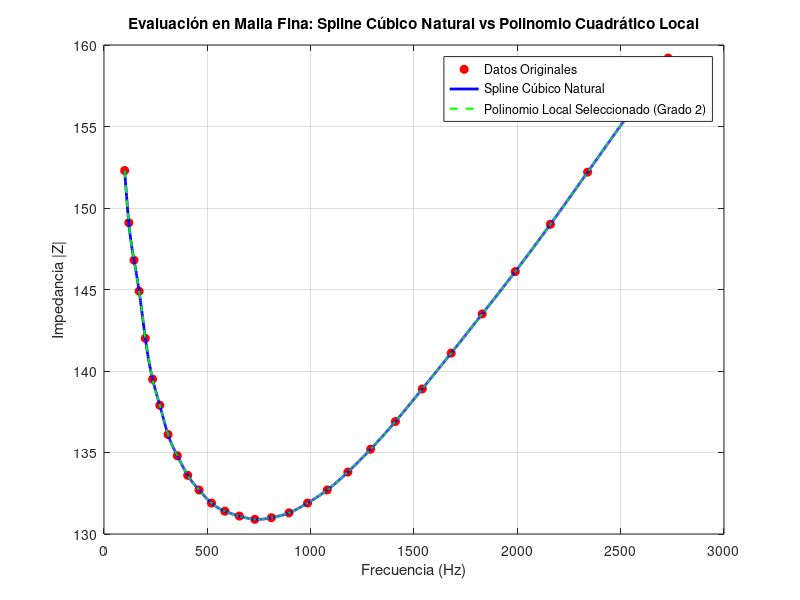

The MATLAB script that drew this image:
%% DEFINICIÓN DE LOS DATOS ORIGINALES
datos = [
    100, 152.3; 120, 149.1; 145, 146.8; 170, 144.9; 200, 142.0;
    235, 139.5; 270, 137.9; 310, 136.1; 355, 134.8; 405, 133.6;
    460, 132.7; 520, 131.9; 585, 131.4; 655, 131.1; 730, 130.9;
    810, 131.0; 895, 131.3; 985, 131.9; 1080, 132.7; 1180, 133.8;
    1290, 135.2; 1410, 136.9; 1540, 138.9; 1680, 141.1; 1830, 143.5;
    1990, 146.1; 2160, 149.0; 2340, 152.2; 2530, 155.6; 2730, 159.2
    ];

x = datos(:,1);
y = datos(:,2);
n = length(x);

% MALLA FINA DE FRECUENCIA (2000 puntos uniformes)
x_fina = linspace(min(x), max(x), 2000);


%% SPLINE CÚBICO NATURAL
h = diff(x);
a = y;
A = zeros(n, n);
B = zeros(n, 1);

A(1, 1) = 1; 
A(n, n) = 1; 

for i = 2:n-1
    A(i, i-1) = h(i-1);
    A(i, i)   = 2 * (h(i-1) + h(i));
    A(i, i+1) = h(i);
    B(i)      = 3 * ((a(i+1) - a(i)) / h(i) - (a(i) - a(i-1)) / h(i-1));
end

c = A \ B; 
b = zeros(n-1, 1);
d = zeros(n-1, 1);
for i = 1:n-1
    b(i) = (a(i+1) - a(i))/h(i) - h(i)*(2*c(i) + c(i+1))/3;
    d(i) = (c(i+1) - c(i))/(3*h(i));
end

poly_coefficients = [d, c(1:end-1), b, a(1:end-1)];
spline_natural_pp = mkpp(x, poly_coefficients);

% Evaluación en la malla fina
y_spline = ppval(spline_natural_pp, x_fina);



%% EVALUACIÓN DEL POLINOMIO SELECCIONADO 

y_pol_local = zeros(size(x_fina));
grado_modelo = 2;

for k = 1:length(x_fina)
    % Buscamos dinámicamente los 3 puntos más cercanos en la malla original
    [~, idx_ordenado] = sort(abs(x - x_fina(k)));
    idx_3 = sort(idx_ordenado(1:(grado_modelo + 1)));

    % Ajustamos el polinomio cuadrático local
    p_local = polyfit(x(idx_3), y(idx_3), grado_modelo);
    y_pol_local(k) = polyval(p_local, x_fina(k));
end


%% GRAFICACIÓN Y COMPARATIVA

figure('Name', 'Comparativa: Spline Natural vs Polinomio Local Seleccionado', 'NumberTitle', 'off', 'Position', [100, 100, 950, 600]);

% Gráfica del rango completo
plot(x, y, 'ro', 'MarkerFaceColor', 'r', 'MarkerSize', 6, 'DisplayName', 'Datos Originales'); hold on;
plot(x_fina, y_spline, 'b-', 'LineWidth', 2, 'DisplayName', 'Spline Cúbico Natural');
plot(x_fina, y_pol_local, 'g--', 'LineWidth', 1.5, 'DisplayName', 'Polinomio Local Seleccionado (Grado 2)');
hold off;

title('Evaluación en Malla Fina: Spline Cúbico Natural vs Polinomio Cuadrático Local');
xlabel('Frecuencia (Hz)');
ylabel('Impedancia |Z|');
grid on;
legend('Location', 'best');

% Imprimir comparación específica en el punto f = 1000 Hz
f_test = 1000;
val_spline_1000 = ppval(spline_natural_pp, f_test);
[~, idx_test] = sort(abs(x - f_test));
p_test = polyfit(x(idx_test(1:3)), y(idx_test(1:3)), 2);
val_pol_1000 = polyval(p_test, f_test);

fprintf('=========================================================\n');
fprintf(' COMPARATIVA NUMÉRICA EN f = %d Hz\n', f_test);
fprintf('=========================================================\n');
fprintf('Valor estimado por Spline Cúbico Natural: %.5f\n', val_spline_1000);
fprintf('Valor estimado por Polinomio Local Seleccionado: %.5f\n', val_pol_1000);
fprintf('Diferencia absoluta: %.5f\n', abs(val_spline_1000 - val_pol_1000));
fprintf('=========================================================\n');
